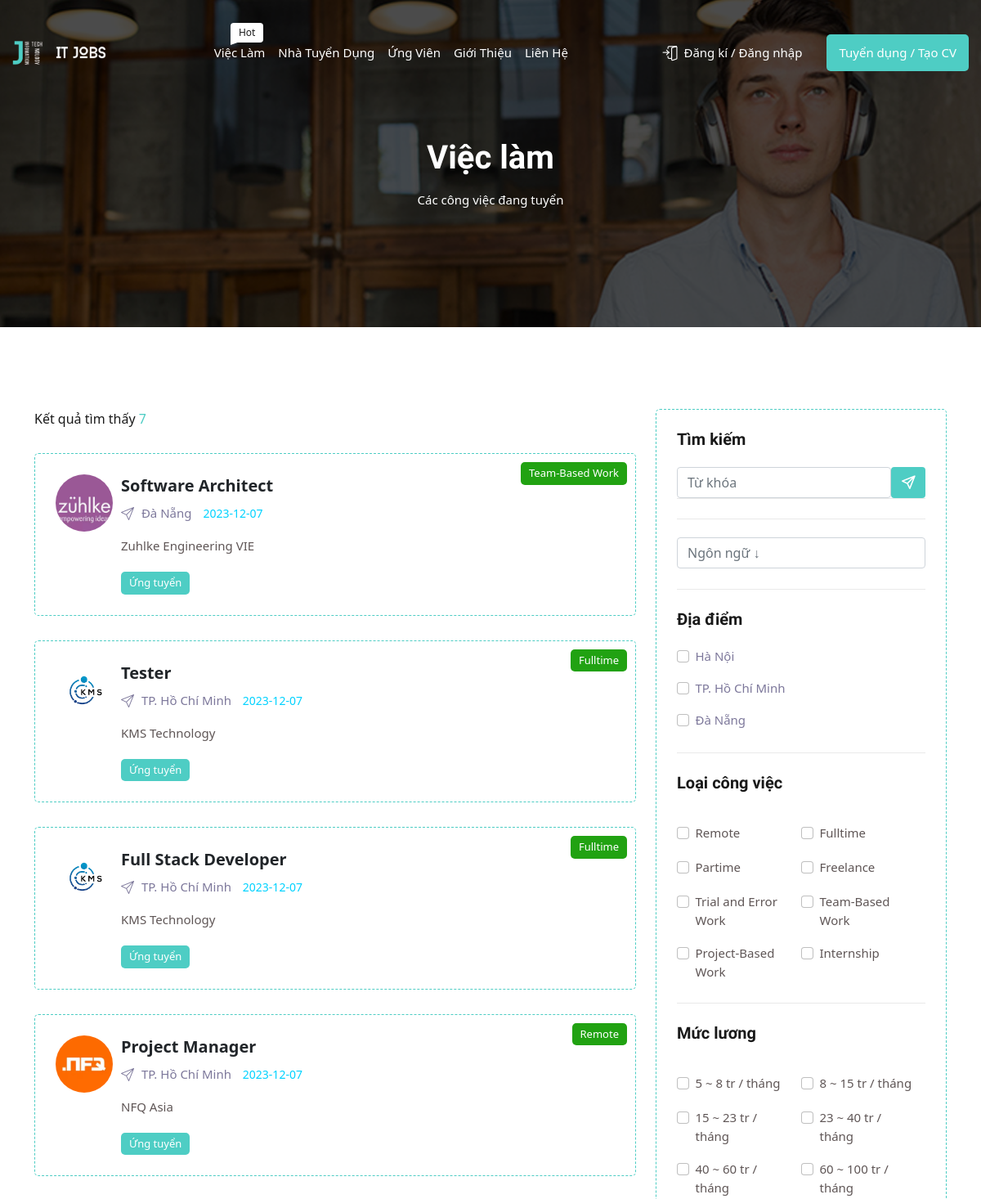
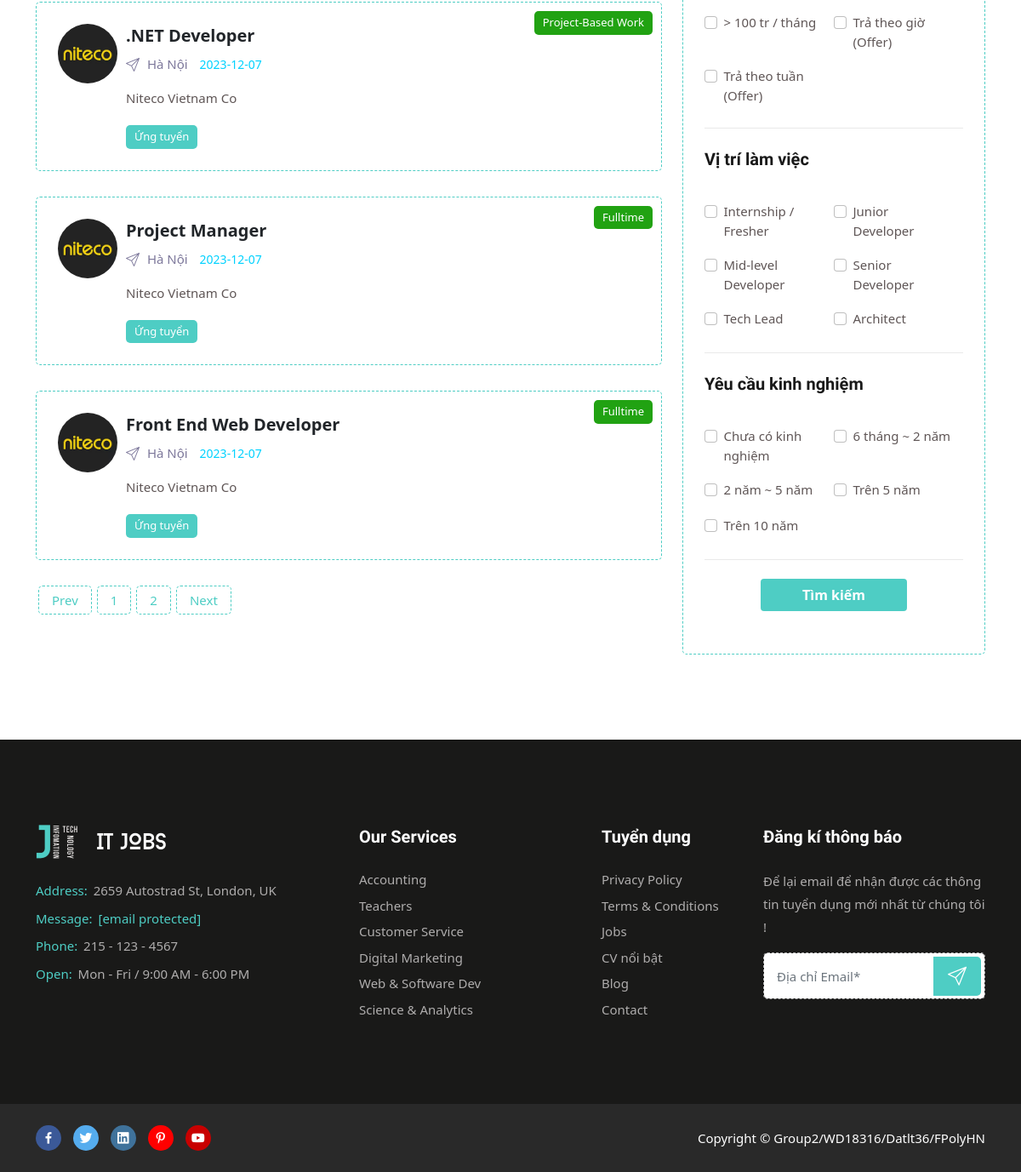
Screenshot of /index.php?act=listRecr with the database file from the repository (2 pictures, top to bottom).
### tables this page shows
CREATE TABLE `recr` (
  `id` int(10) NOT NULL,
  `idcorp` int(10) NOT NULL,
  `job` varchar(255) NOT NULL,
  `exp` varchar(255) NOT NULL,
  `level` varchar(255) NOT NULL,
  `salary` varchar(255) NOT NULL,
  `progLang` varchar(255) NOT NULL,
  `type` varchar(255) NOT NULL,
  `description` text NOT NULL,
  `start` date NOT NULL,
  `end` date NOT NULL,
  `request` text NOT NULL
);

CREATE TABLE `gallery` (
  `id` int(10) NOT NULL,
  `iduser` int(10) NOT NULL,
  `avatar` varchar(255) NOT NULL,
  `thumbnail1` varchar(255) NOT NULL,
  `thumbnail2` varchar(255) NOT NULL,
  `thumbnail3` varchar(255) NOT NULL,
  `thumbnail4` varchar(255) NOT NULL,
  `thumbnail5` varchar(255) NOT NULL
);

CREATE TABLE `user` (
  `id` int(10) NOT NULL,
  `username` varchar(255) NOT NULL,
  `pass` varchar(255) NOT NULL,
  `name` varchar(255) NOT NULL,
  `email` varchar(255) NOT NULL,
  `phone` varchar(13) NOT NULL,
  `address` varchar(255) NOT NULL,
  `role` int(2) NOT NULL
);

CREATE TABLE `datafilter` (
  `id` int(11) NOT NULL,
  `age` varchar(255) NOT NULL,
  `gender` varchar(10) NOT NULL,
  `address` varchar(255) NOT NULL,
  `exp` varchar(255) NOT NULL,
  `job` varchar(255) NOT NULL,
  `level` varchar(255) NOT NULL,
  `salary` varchar(255) NOT NULL,
  `progLang` varchar(255) NOT NULL,
  `typeRecr` varchar(255) NOT NULL,
  `date` varchar(255) NOT NULL
);

### index.php (called while the page is built)
<?php
include 'controller/controller.php';

### model/pdo.php (called while the page is built, shortened)
<?php
function pdo_get_connection(){
    $servername = "localhost";
    $username = "root";
    $password = "";
    try {
        $conn = new PDO("mysql:host=$servername;dbname=duan1", $username, $password);
        $conn->setAttribute(PDO::ATTR_ERRMODE, PDO::ERRMODE_EXCEPTION);
        return $conn;
    } catch(PDOException $e) {
        echo "Connection failed: " . $e->getMessage();
    }
}
function pdo_query($sql){
    $sql_args=array_slice(func_get_args(),1);
    try{
        $conn=pdo_get_connection();
        $stmt=$conn->prepare($sql);
        $stmt->execute($sql_args);
        $rows=$stmt->fetchAll();
        return $rows;
    }
    catch(PDOException $e){
        throw $e;
    }
    finally{
        unset($conn);
    }
}
function pdo_query_one($sql){
    $sql_args=array_slice(func_get_args(),1);
    try{
        $conn=pdo_get_connection();
        $stmt=$conn->prepare($sql);
        $stmt->execute($sql_args);
        $row=$stmt->fetch(PDO::FETCH_ASSOC);
        return $row;
    }
    catch(PDOException $e){
        throw $e;
    }
    finally{
        unset($conn);
    }
}

### model/recr.php (called while the page is built, shortened)
<?php
function recr_select_all($kym, $level, $typeRecr, $salary, $progLang, $address, $exp , $job)
{
    $sql = "SELECT r.* , c.introduce , u.address , u.name , g.avatar FROM recr r LEFT JOIN corp c ON c.id= r.idcorp
        LEFT JOIN user u ON u.id = c.iduser LEFT JOIN gallery g ON u.id = g.iduser where 1 ";
    $sql .= $level !== '' ? " AND r.level LIKE '%" . $level . "%' " : "";
    $sql .= $typeRecr !== '' ? " AND r.type LIKE '%" . $typeRecr . "%' " : "";
    $sql .= $exp !== '' ? " AND r.exp LIKE '%" . $exp . "%' " : "";
    $sql .= $address !== '' ? " AND u.address LIKE '%" . $address . "%' " : "";
    $sql .= $salary !== '' ? " AND r.salary LIKE '%" . $salary . "%' " : "";
    $sql .= $progLang !== '' ? " AND r.progLang LIKE '%" . $progLang . "%' " : "";
    $sql .= $job !== '' ? " AND r.job LIKE '%" . $job . "%' " : "";
    $sql .= " ORDER BY r.id DESC  ";
    $valu = pdo_query($sql);
    return  $valu;
}
function get_records()
{
    $sql = "SELECT r.* , c.introduce , u.address , u.name, g.avatar
        FROM recr r
        LEFT JOIN corp c ON c.id= r.idcorp
        LEFT JOIN user u ON u.id = c.iduser
        LEFT JOIN gallery g ON c.iduser = g.iduser where 1 ORDER BY r.id DESC LIMIT 0,8";
    $valu = pdo_query($sql);
    return  $valu;
}
function get_Total_Records()
{
    $sql = "SELECT COUNT(id) AS total FROM recr";
    $valu = pdo_query_one($sql);
    return $valu;
}

### global.php (called while the page is built, shortened)
<?php
function checkfind($input, $output)
{
    $return =  $input !== '' && $input !== 'Không chọn' && $input !== 'Khác' ? $input : $output;
    return $return;
}
function checkCorpAvaNull($input)
{
    $return = $input == '' ? 'assets/img/unknowCorp.png' : 'assets/uploads/' . $input;
    return $return;
}

### model/datafilter.php (called while the page is built)
<?php
function data()
{
    $sql = "SELECT * FROM datafilter ";
    return pdo_query($sql);
}

### view/recr/listRecr.php (the view, shortened to what this page needs)
<div class="page-title-area">
    <div class="d-table">
        <div class="d-table-cell">
            <div class="container">
                <div class="title-item">
                    <h2>Việc làm</h2>
                    <ul>
                        <li>
                            Các công việc đang tuyển
                        </li>
                    </ul>
                </div>
            </div>
        </div>
    </div>
</div>
<div class="job-area-list ptb-100">
    <div class="container">
        <div class="row">
            <div class="col-lg-8">
                <ul class="job-list-item align-items-center">
                    <li>
                        <a href="#">Kết quả tìm thấy <span><span><?= $total ?></span></span></a>
                    </li>
                </ul>
                <div id="data-container">
                    <?php foreach ($val_racr as $key) : ?>
                        <?php
                        extract($key);
                        ?>
                        <?php $link_recr = "index.php?act=info_recr&id=" . $id; ?>
                        <div class='employer-item '>
                        <img  data-cfsrc='<?= checkCorpAvaNull($avatar)  ?>' alt='Employer' style='width: 70px; height: 70px;object-fit: cover;' class="rounded-circle ">
                            <h3><a href='<?= $link_recr ?>' class="text-dark"><?= $job ?></a></h3>
                            <ul>
                                <li>
                                    <i class='flaticon-send'></i>
                                    <?= $address ?>
                                </li>
                                <li><?= $start ?></li>
                            </ul>
                            <p><?= $name ?>
                            </p>
                            <span class="span-one" style="background-color: var(--secondary);"><a href="<?= $link_recr ?>" class="text-white">Ứng tuyển</a></span>
                            <span class='span-two'><?= $type ?> </span>
                        </div>
                    <?php endforeach ?>
                </div>
                <div class="pagination-area">
                    <ul class="pagination">
                        <li><a href="#" id="prev">Prev</a></li>
                        <?php
                        for ($i = 1; $i <= $totalPages; $i++) {
                            echo "<li><a href='#' class='page' data-page='$i'>$i</a></li>";
                        }
                        ?>
                        <li><a href="#" id="next">Next</a></li>
                    </ul>
                </div>
            </div>
            <div class="col-lg-4">
                <form action="index.php?act=listRecr" method="post">
                    <div class="job-list-right">
                        <div class="job-list-all">
                            <div class="search mb-4">
                                <h3>Tìm kiếm</h3>
                                <div class="d-flex ">
                                    <input type="text" class="form-control" placeholder="Từ khóa" name="key">
                                    <button type="submit" name="search_recr" class="btn " style="background-color: var(--secondary);">
                                        <i class="flaticon-send fw-bold" style="color : #fff ;"></i>
                                    </button>
                                </div>
                            </div>
                            <div class=" position-relative cmn-padding">
                                <input name="progLang" type="text" class="form-control w-100 " id="searchlevel" placeholder="<?= checkfind('', 'Ngôn ngữ'); ?> &darr;">
                            </div>
                            <div class="location-list cmn-padding">
                                <h3>Địa điểm</h3>
                                <ul class="job-cmn-cat">
                                    <?php foreach ($datafilter as $r) {
                                        if (isset($r['address']) && ($r['address'] !== "")) { ?>
                                            <li>
                                                <div class="form-check">
                                                    <input class="form-check-input" type="checkbox" name="address" value="<?= $r['address'] ?>" id="defaultCheck10">
                                                    <label class="form-check-label" for="defaultCheck10">
                                                        <?= $r['address'] ?>
                                                    </label>
                                                </div>
                                            </li>
                                    <?php }
                                    } ?>
                                </ul>
                            </div>
                            <div class="job-type cmn-padding">
                                <h3>Loại công việc</h3>
                                <div class="row job-cmn-cat">
                                    <?php foreach ($datafilter as $r) {
                                        if (isset($r['typeRecr']) && ($r['typeRecr'] !== "")) { ?>
                                            <div class="col-lg-6 form-check mt-3">
                                                <input class="form-check-input" type="checkbox" name="typeRecr" value="<?= $r['typeRecr'] ?>" id="defaultCheck16">
                                                <label class="form-check-label" for="defaultCheck16">
                                                    <?= $r['typeRecr'] ?>
                                                </label>
                                            </div>
                                    <?php }
                                    } ?>
                                </div>
                            </div>
                            <div class="salary cmn-padding">
                                <h3>Mức lương</h3>
                                <div class="row job-cmn-cat">
                                    <?php foreach ($datafilter as $r) {
                                        if (isset($r['salary']) && ($r['salary'] !== "")) { ?>
                                            <div class="col-lg-6 form-check mt-3">
                                                <input class="form-check-input" type="checkbox" name="salary" value="<?= $r['salary'] ?>" id="formControlRangeTwo">
                                                <label class="form-check-label" for="formControlRangeTwo">
                                                    <?= $r['salary'] ?>
                                                </label>
                                            </div>
                                    <?php }
                                    } ?>
                                </div>
                            </div>
                            <div class="Level cmn-padding">
                                <h3>Vị trí làm việc </h3>
                                <div class="row job-cmn-cat">
                                    <?php foreach ($datafilter as $r) {
                                        if (isset($r['level']) && ($r['level'] !== "")) { ?>
                                            <div class="col-lg-6 form-check mt-3">
                                                <input class="form-check-input" type="checkbox" name="level" value="<?= $r['level'] ?>" id="level">
                                                <label class="form-check-label" for="level">
                                                    <?= $r['level'] ?>
                                                </label>
                                            </div>
                                    <?php }
                                    } ?>
                                </div>
                            </div>
                            <div class="employer cmn-padding">
                                <h3>Yêu cầu kinh nghiệm</h3>
                                <div class="row job-cmn-cat">
                                    <?php foreach ($datafilter as $r) {
                                        if (isset($r['exp']) && ($r['exp'] !== "")) { ?>
                                            <div class="col-lg-6 form-check mt-3">
                                                <input class="form-check-input" type="checkbox" name="exp" value="<?= $r['exp'] ?>" id="formexp">
                                                <label class="form-check-label" for="formexp">
                                                    <?= $r['exp'] ?>
                                                </label>
                                            </div>
                                    <?php }
                                    } ?>
                                </div>
                            </div>
                            <div class="date cmn-padding d-flex justify-content-center">
                                <button type="submit" name="search_recr" class="btn text-white fw-bold px-5 " style="background-color: var(--secondary);">
                                    Tìm kiếm
                                </button>
                            </div>
                        </div>
                    </div>
                </form>
            </div>
        </div>
    </div>
</div>

### assets/css/meanmenu.css (style rules this page uses)
body { font-family:oswald,sans-serif;padding:0;margin:0;font-size:15px;background-color:#f1f1f1 }

### assets/css/responsive.css (style rules this page uses)
:root { --main: rgba(0,0,0,0.9); --secondary: rgba(78,205,196,1); --secondary-child: rgba(78,205,196,0.5); --font: rgba(0,0,0,0.9); }

### rows the page displays
recr: gallery.avatar (picture), job "Software Architect", user.address "Đà Nẵng", start "2023-12-07", user.name "Zuhlke Engineering VIE", type "Team-Based Work"
recr: gallery.avatar (picture), job "Tester", user.address "TP. Hồ Chí Minh", start "2023-12-07", user.name "KMS Technology", type "Fulltime"
recr: gallery.avatar (picture), job "Full Stack Developer", user.address "TP. Hồ Chí Minh", start "2023-12-07", user.name "KMS Technology", type "Fulltime"
recr: gallery.avatar (picture), job "Project Manager", user.address "TP. Hồ Chí Minh", start "2023-12-07", user.name "NFQ Asia", type "Remote"
recr: gallery.avatar (picture), job ".NET Developer", user.address "Hà Nội", start "2023-12-07", user.name "Niteco Vietnam Co", type "Project-Based Work"
recr: gallery.avatar (picture), job "Project Manager", user.address "Hà Nội", start "2023-12-07", user.name "Niteco Vietnam Co", type "Fulltime"
recr: gallery.avatar (picture), job "Front End Web Developer", user.address "Hà Nội", start "2023-12-07", user.name "Niteco Vietnam Co", type "Fulltime"
datafilter: address "Hà Nội", typeRecr "Remote", salary "5 ~ 8 tr / tháng", level "Internship / Fresher", exp "Chưa có kinh nghiệm"
datafilter: address "TP. Hồ Chí Minh", typeRecr "Fulltime", salary "8 ~ 15 tr / tháng", level "Junior Developer", exp "6 tháng ~ 2 năm"
datafilter: address "Đà Nẵng", typeRecr "Partime", salary "15 ~ 23 tr / tháng", level "Mid-level Developer", exp "2 năm ~ 5 năm"
datafilter: typeRecr "Freelance", salary "23 ~ 40 tr / tháng", level "Senior Developer", exp "Trên 5 năm"
datafilter: typeRecr "Trial and Error Work", salary "40 ~ 60 tr / tháng", level "Tech Lead", exp "Trên 10 năm"
datafilter: typeRecr "Team-Based Work", salary "60 ~ 100 tr / tháng", level "Architect"
datafilter: typeRecr "Project-Based Work", salary "> 100 tr / tháng"
datafilter: typeRecr "Internship", salary "Trả theo giờ (Offer)"
datafilter: salary "Trả theo tuần (Offer)"

### other values shown
$total "7"
